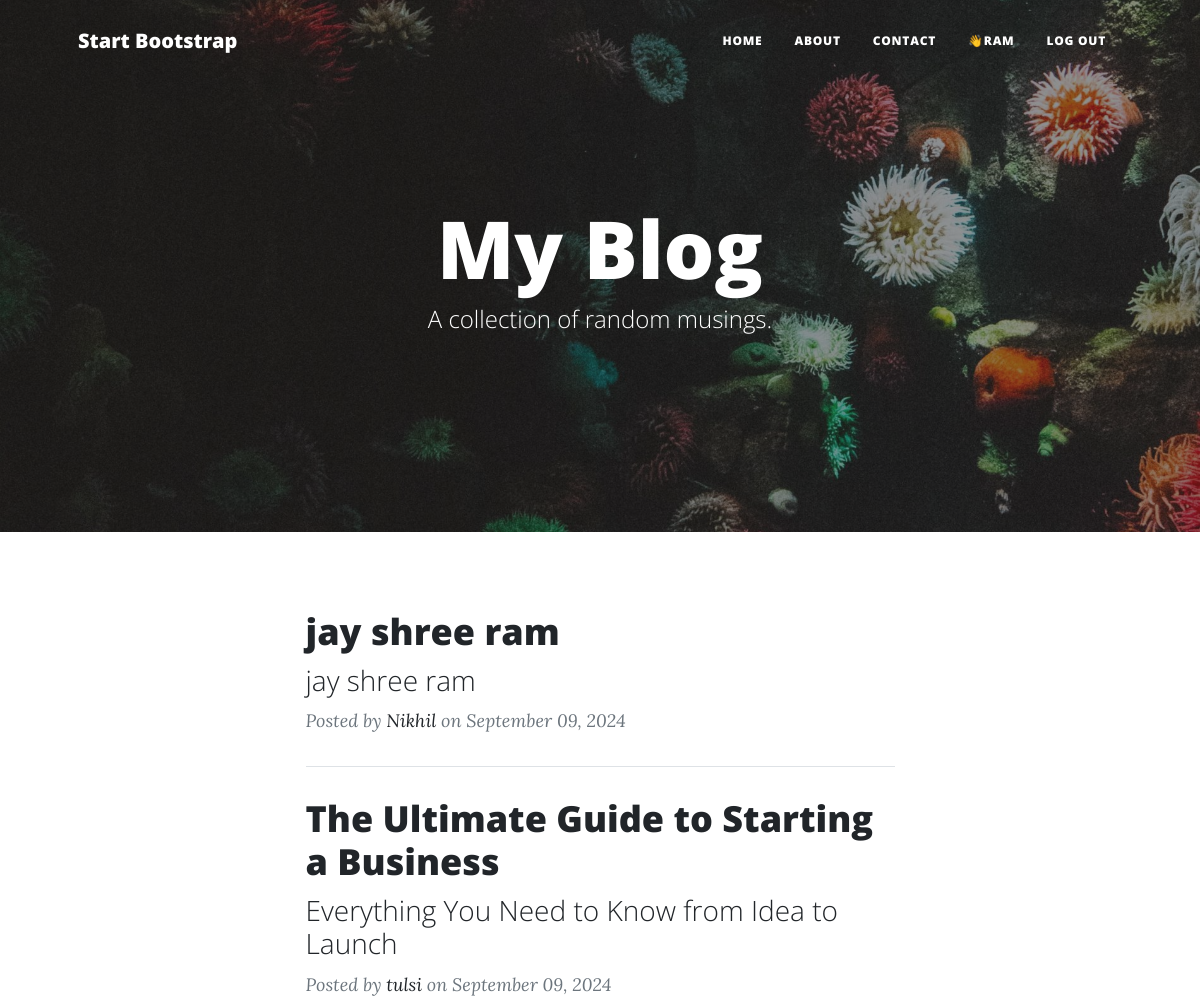
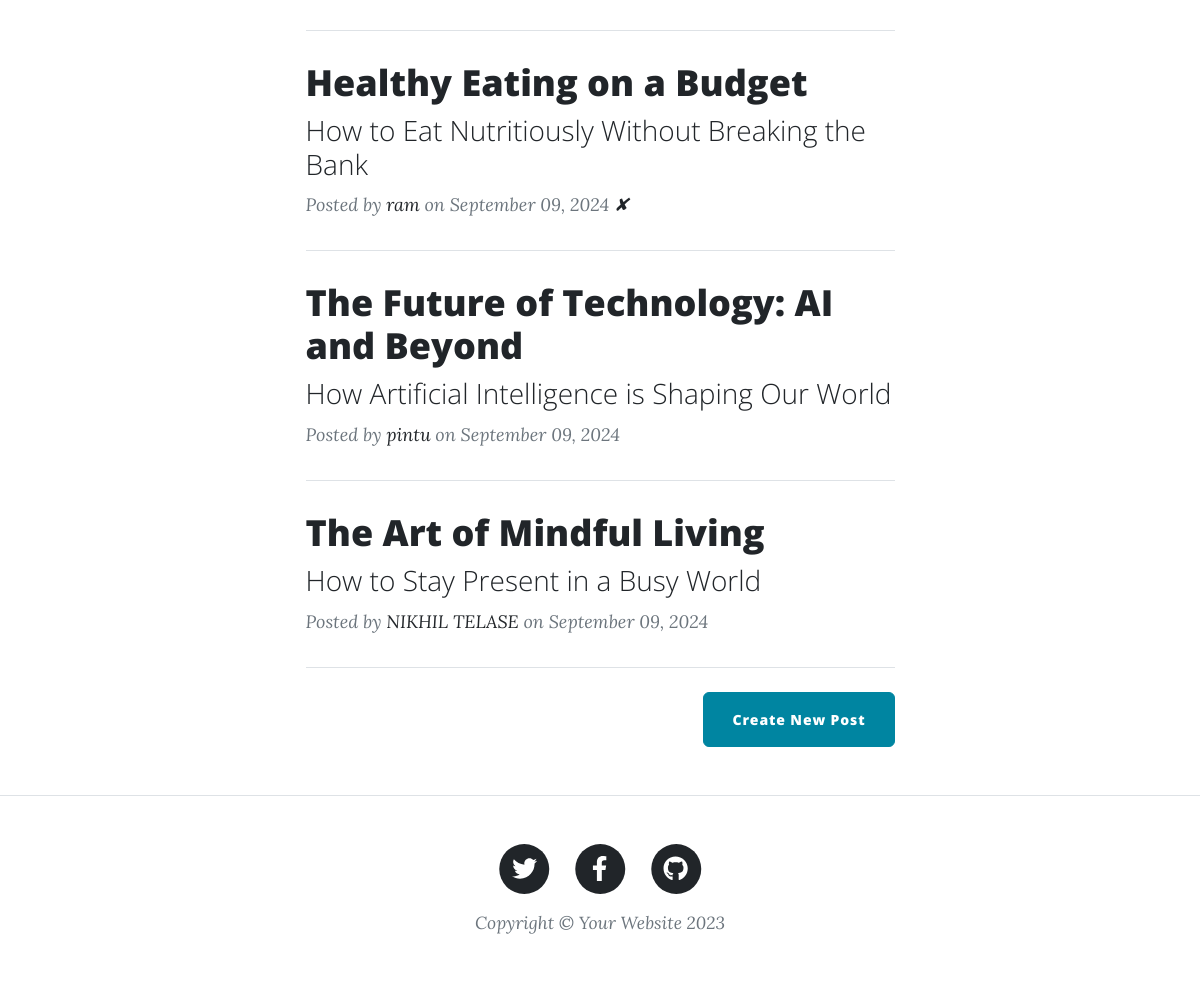
/ (signed in), run on the app's committed database (2 pictures, top to bottom).
### db.py (models this page shows)
class User(db.Model, UserMixin):
    __tablename__ = "users"
    id: Mapped[int] = mapped_column(Integer, primary_key=True)
    name: Mapped[str] = mapped_column(String, nullable=False)
    email: Mapped[str] = mapped_column(String, nullable=False, unique=True)
    password: Mapped[str] = mapped_column(String, nullable=False)
    posts: Mapped[list["BlogPost"]] = relationship("BlogPost", back_populates="author")
    comments: Mapped[list["Comment"]] = relationship("Comment", back_populates="author")

class BlogPost(db.Model):
    __tablename__ = "posts"
    id: Mapped[int] = mapped_column(Integer, primary_key=True)
    author_id: Mapped[int] = mapped_column(Integer, ForeignKey("users.id"), nullable=False)
    title: Mapped[str] = mapped_column(String(250), unique=True, nullable=False)
    subtitle: Mapped[str] = mapped_column(String(250), nullable=False)
    date: Mapped[str] = mapped_column(String(250), nullable=False)
    body: Mapped[str] = mapped_column(Text, nullable=False)
    img_url: Mapped[str] = mapped_column(String(250), nullable=False)
    author: Mapped["User"] = relationship("User", back_populates="posts")
    comments: Mapped[list["Comment"]] = relationship("Comment", back_populates="post")

### blog.py (the view)
@blog_bp.route('/')
def get_all_posts():
    result = db.session.execute(db.select(BlogPost))
    posts = reversed(result.scalars().all())
    return render_template("index.html", all_posts=posts, user=current_user, flash=flash)

### auth.py (called while the page is built)
def load_user(user_id):
    return db.get_or_404(User, user_id)

### templates/index.html (shortened to what this page needs)
{% include "header.html" %}
<header
  class="masthead"
  style="background-image: url('../static/assets/img/home-bg.jpg')"
>
  <div class="container position-relative px-4 px-lg-5">
    <div class="row gx-4 gx-lg-5 justify-content-center">
      <div class="col-md-10 col-lg-8 col-xl-7">
        <div class="site-heading">
          <h1>My Blog</h1>
          <span class="subheading">A collection of random musings.</span>
        </div>
      </div>
    </div>
  </div>
</header>
<div class="container px-4 px-lg-5">
  <div class="row gx-4 gx-lg-5 justify-content-center">
    <div class="col-md-10 col-lg-8 col-xl-7">
      {% for post in all_posts %}
      <div class="post-preview">
        <a href="{{ url_for('blog_bp.show_post', post_id=post.id) }}">
          <h2 class="post-title">{{ post.title }}</h2>
          <h3 class="post-subtitle">{{ post.subtitle }}</h3>
        </a>
        <p class="post-meta">
          Posted by
          <a href="#">{{post.author.name}}</a>
          on {{post.date}}
          {% if user.id == post.author_id %}
          <a href="{{url_for('blog_bp.delete_post', post_id=post.id) }}">✘</a>
          {% endif %}
        </p>
      </div>
      <hr class="my-4" />
      {% endfor %}
      <div class="d-flex justify-content-end mb-4">
        {% if user.is_authenticated %}
        <a
          class="btn btn-primary float-right"
          href="{{url_for('blog_bp.add_new_post')}}"
          >Create New Post</a
        >
        {% endif %}
      </div>
    </div>
  </div>
</div>
{% include "footer.html" %}

### templates/header.html (shortened to what this page needs)
<!DOCTYPE html>
<html lang="en">
<head>
  {% block styles %}
  {{ bootstrap.load_css() }}
  <link href="{{ url_for('static', filename='css/styles.css') }}" rel="stylesheet" />
  {% endblock %}
</head>
<body>
  <nav class="navbar navbar-expand-lg navbar-light" id="mainNav">
    <div class="container px-4 px-lg-5">
      <a class="navbar-brand" href="/">Start Bootstrap</a>
      <div class="collapse navbar-collapse" id="navbarResponsive">
        <ul class="navbar-nav ms-auto py-4 py-lg-0">
          <li class="nav-item">
            <a class="nav-link px-lg-3 py-3 py-lg-4" href="{{ url_for('blog_bp.get_all_posts') }}">Home</a>
          </li>
          <li class="nav-item">
            <a class="nav-link px-lg-3 py-3 py-lg-4" href="{{ url_for('blog_bp.about') }}">About</a>
          </li>
          <li class="nav-item">
            <a class="nav-link px-lg-3 py-3 py-lg-4" href="{{ url_for('auth_bp.contact') }}">Contact</a>
          </li>
          {% if not user.is_authenticated %}
          <li class="nav-item">
            <a class="nav-link px-lg-3 py-3 py-lg-4" href="{{ url_for('auth_bp.login') }}">Login</a>
          </li>
          <li class="nav-item">
            <a class="nav-link px-lg-3 py-3 py-lg-4" href="{{ url_for('auth_bp.register') }}">Register</a>
          </li>
          {% else %}
          <li class="nav-item">
            <a class="nav-link px-lg-3 py-3 py-lg-4" href="">👋{{ user.name }}</a>
          </li>
          <li class="nav-item">
            <a class="nav-link px-lg-3 py-3 py-lg-4" href="{{ url_for('auth_bp.logout') }}">Log Out</a>
          </li>
          {% endif %}
        </ul>
      </div>
    </div>
  </nav>
</body>
</html>

### data on the page
User: name "RAM"
BlogPost: title "jay shree ram", subtitle "jay shree ram", author.name "Nikhil", date "September 09, 2024"
BlogPost: title "The Ultimate Guide to Starting a Business", subtitle "Everything You Need to Know from Idea to Launch", author.name "tulsi", date "September 09, 2024"
BlogPost: title "Healthy Eating on a Budget", subtitle "How to Eat Nutritiously Without Breaking the Bank", author.name "ram", date "September 09, 2024"
BlogPost: title "The Future of Technology: AI and Beyond", subtitle "How Artificial Intelligence is Shaping Our World", author.name "pintu", date "September 09, 2024"
BlogPost: title "The Art of Mindful Living", subtitle "How to Stay Present in a Busy World", author.name "NIKHIL TELASE", date "September 09, 2024"
